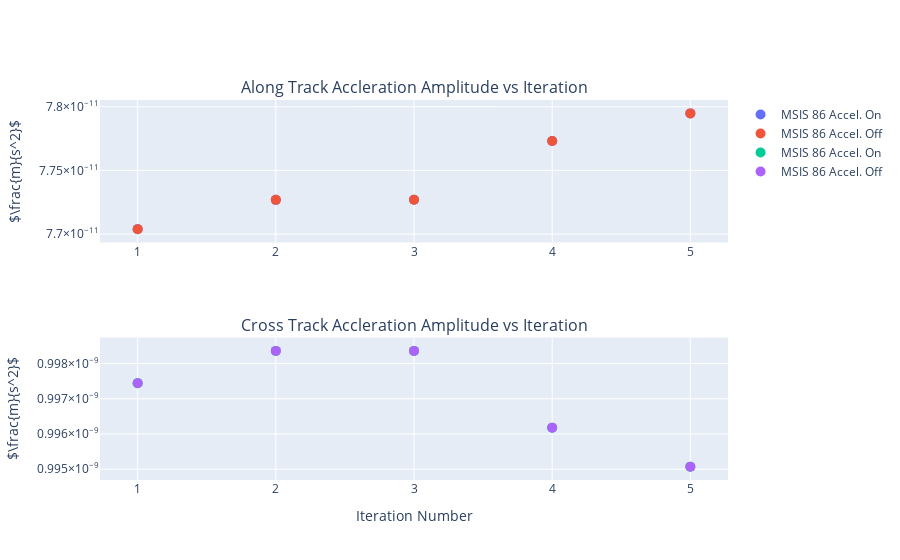

Notebook cell for this chart:
### Code cell
import plotly.graph_objects as go
import numpy as np
from plotly.offline import plot, iplot
%matplotlib inline
from plotly.subplots import make_subplots


along_amp_msis_accelon = []
cross_amp_msis_accelon = []
along_phase_msis_accelon = []
cross_phase_msis_accelon = []

for i,val in enumerate(AdjustedParams.keys()):
#     print(i,val)
    (along_amp,
    cross_amp,
    along_phase,
    cross_phase) =  grab_accels(AdjustedParams_accelon,
                                       accel_param='0GA',
                                       stat_val ='CURRENT_VALUE',
                                       iteration=val)
    along_amp_msis_accelon.append(along_amp)
    cross_amp_msis_accelon.append(cross_amp)
    along_phase_msis_accelon.append(along_phase)
    cross_phase_msis_accelon.append(cross_phase)

along_amp_msis_acceloff = []
cross_amp_msis_acceloff = []
along_phase_msis_acceloff = []
cross_phase_msis_acceloff = []

for i,val in enumerate(AdjustedParams.keys()):
#     print(i,val)
    (along_amp,
    cross_amp,
    along_phase,
    cross_phase) =  grab_accels(AdjustedParams_accelon,
                                       accel_param='0GA',
                                       stat_val ='CURRENT_VALUE',
                                       iteration=val)
    along_amp_msis_acceloff.append(along_amp)
    cross_amp_msis_acceloff.append(cross_amp)
    along_phase_msis_acceloff.append(along_phase)
    cross_phase_msis_acceloff.append(cross_phase)


fig = make_subplots(
    rows=2, cols=1,
    subplot_titles=("Along Track Accleration Amplitude vs Iteration",
                    "Cross Track Accleration Amplitude vs Iteration"))


fig.add_trace(go.Scatter(x=list(AdjustedParams_accelon.keys()),
                                 y=along_amp_msis_accelon,
                                  name= 'MSIS 86 Accel. On',
                               mode='markers',
                                    marker=dict(
                                    size=10,),
                                ), row=1, col=1,
                                   )
fig.add_trace(go.Scatter(x=list(AdjustedParams_accelon.keys()),
                                 y=along_amp_msis_acceloff,
                                  name= 'MSIS 86 Accel. Off',
                               mode='markers',
                                    marker=dict(
                                    size=10,),
                                ), row=1, col=1,
                                   )

fig.add_trace(go.Scatter(x=list(AdjustedParams_accelon.keys()),
                                 y=cross_amp_msis_accelon,
                                  name= 'MSIS 86 Accel. On',
                               mode='markers',
                                    marker=dict(
                                    size=10,),
                                ), row=2, col=1,
                                   )
fig.add_trace(go.Scatter(x=list(AdjustedParams_accelon.keys()),
                                 y=cross_amp_msis_acceloff,
                                  name= 'MSIS 86 Accel. Off',
                               mode='markers',
                                    marker=dict(
                                    size=10,),
                                ), row=2, col=1,
                                   )


fig.update_yaxes( title=r"$\frac{m}{s^2}$",exponentformat= 'power',row=1, col=1)
fig.update_yaxes( title=r"$\frac{m}{s^2}$",exponentformat= 'power',row=2, col=1)
fig.update_xaxes( title="Iteration Number", row=2, col=1)




iplot(fig)

### Figure 1 — Plotly figure (JSON) as saved in the notebook; plotly's stock layout.template omitted (floating-point values rounded to 4 significant figures)
{"data": [{"marker": {"size": 10}, "mode": "markers", "name": "MSIS 86 Accel. On", "type": "scatter", "x": [1, 2, 3, 4, 5], "xaxis": "x", "y": [7.704e-11, 7.727e-11, 7.727e-11, 7.773e-11, 7.795e-11], "yaxis": "y"}, {"marker": {"size": 10}, "mode": "markers", "name": "MSIS 86 Accel. Off", "type": "scatter", "x": [1, 2, 3, 4, 5], "xaxis": "x", "y": [7.704e-11, 7.727e-11, 7.727e-11, 7.773e-11, 7.795e-11], "yaxis": "y"}, {"marker": {"size": 10}, "mode": "markers", "name": "MSIS 86 Accel. On", "type": "scatter", "x": [1, 2, 3, 4, 5], "xaxis": "x2", "y": [9.974e-10, 9.984e-10, 9.984e-10, 9.962e-10, 9.951e-10], "yaxis": "y2"}, {"marker": {"size": 10}, "mode": "markers", "name": "MSIS 86 Accel. Off", "type": "scatter", "x": [1, 2, 3, 4, 5], "xaxis": "x2", "y": [9.974e-10, 9.984e-10, 9.984e-10, 9.962e-10, 9.951e-10], "yaxis": "y2"}], "layout": {"annotations": [{"font": {"size": 16}, "showarrow": false, "text": "Along Track Accleration Amplitude vs Iteration", "x": 0.5, "xanchor": "center", "xref": "paper", "y": 1, "yanchor": "bottom", "yref": "paper"}, {"font": {"size": 16}, "showarrow": false, "text": "Cross Track Accleration Amplitude vs Iteration", "x": 0.5, "xanchor": "center", "xref": "paper", "y": 0.375, "yanchor": "bottom", "yref": "paper"}], "xaxis": {"anchor": "y", "domain": [0, 1]}, "xaxis2": {"anchor": "y2", "domain": [0, 1], "title": {"text": "Iteration Number"}}, "yaxis": {"anchor": "x", "domain": [0.625, 1], "exponentformat": "power", "title": {"text": "$\\frac{m}{s^2}$"}}, "yaxis2": {"anchor": "x2", "domain": [0, 0.375], "exponentformat": "power", "title": {"text": "$\\frac{m}{s^2}$"}}}}
